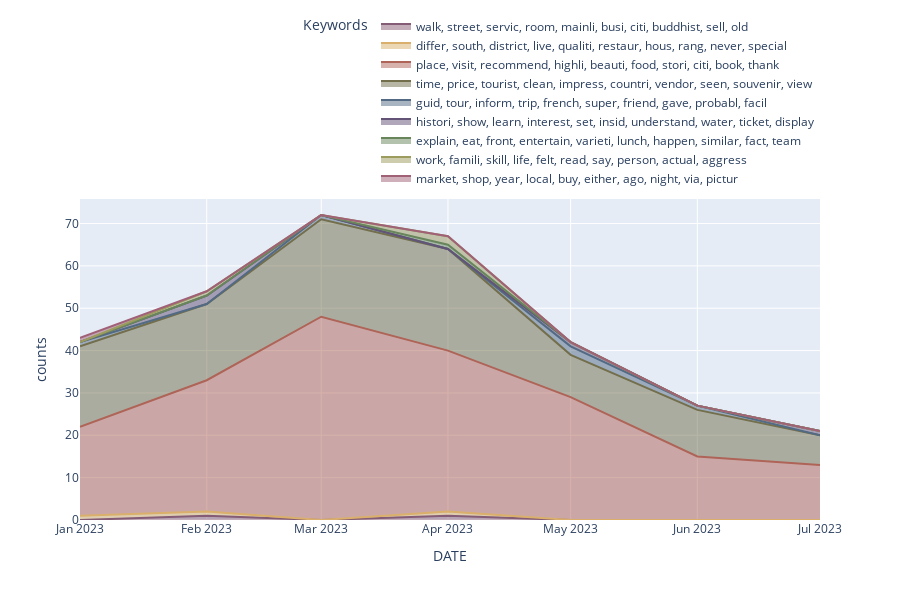

Notebook code cell kept with this figure:
### Code cell
colors = ['rgb(49,130,189)', 'rgb(67,67,67)', 'rgb(189,189,189)', 'rgb(95,70,144)', 'rgb(115,115,115)', 'rgb(217,217,217)', 'rgb(150,150,150)', 'rgb(56,166,165)']


fig = px.area(viz, x="DATE", y="counts", color="Keywords", hover_name='new_words', line_group="Dominant_Topic", color_discrete_sequence=px.colors.qualitative.Antique, height=600)
fig.update_traces(textposition="top right", textfont_color="black")

#

fig.update_traces(marker=dict(size=6))

fig.update_traces(textposition='top center')

fig.update_layout(legend=dict(
orientation="h",
yanchor="bottom",
y=1.02,
xanchor="right",
x=1
))

"""

fig.add_annotation(
        x='2022-08-22 18:36:00.000', y=9, xref="x", yref="y", text="exhibit, suffer, audial", showarrow=True, font=dict(color="black"), align="center", ax=-10, ay=-50, bordercolor="white", borderwidth=2, borderpad=4, bgcolor="white", opacity=0.8)
"""
fig.update_layout(showlegend=True)

fig.show()

### Figure 1 — Plotly figure (JSON) as saved in the notebook; plotly's stock layout.template omitted (floating-point values rounded to 4 significant figures)
{"data": [{"hovertemplate": "<b>%{hovertext}</b><br><br>Keywords=walk, street, servic, room, mainli, busi, citi, buddhist, sell, old<br>Dominant_Topic=topic_0<br>DATE=%{x}<br>counts=%{y}<extra></extra>", "hovertext": ["well, modern, clean, maintain, via, car, cabl, station, comfort, wife", "knew, litter, magnific, touristfocus, vandal, bother, atmospher, howev, cave, mountain"], "legendgroup": "walk, street, servic, room, mainli, busi, citi, buddhist, sell, old", "line": {"color": "rgb(133, 92, 117)"}, "marker": {"size": 6}, "mode": "lines", "name": "walk, street, servic, room, mainli, busi, citi, buddhist, sell, old", "orientation": "v", "showlegend": true, "stackgroup": "1", "textfont": {"color": "black"}, "textposition": "top center", "type": "scatter", "x": ["2023-02-01T00:00:00", "2023-04-01T00:00:00"], "xaxis": "x", "y": [1, 1], "yaxis": "y"}, {"hovertemplate": "<b>%{hovertext}</b><br><br>Keywords=differ, south, district, live, qualiti, restaur, hous, rang, never, special<br>Dominant_Topic=topic_1<br>DATE=%{x}<br>counts=%{y}<extra></extra>", "hovertext": ["sunlight, strenuou, far, fantast, point, asian, timeit, vantag, open, religion", "come, lift, special, buddhist, new, noth, foot, buy, shop, marbl", "boat, market, buy, sell, wholesal, transport, pot, activ, mani, qualiti"], "legendgroup": "differ, south, district, live, qualiti, restaur, hous, rang, never, special", "line": {"color": "rgb(217, 175, 107)"}, "marker": {"size": 6}, "mode": "lines", "name": "differ, south, district, live, qualiti, restaur, hous, rang, never, special", "orientation": "v", "showlegend": true, "stackgroup": "1", "textfont": {"color": "black"}, "textposition": "top center", "type": "scatter", "x": ["2023-01-01T00:00:00", "2023-02-01T00:00:00", "2023-04-01T00:00:00"], "xaxis": "x", "y": [1, 1, 1], "yaxis": "y"}, {"hovertemplate": "<b>%{hovertext}</b><br><br>Keywords=place, visit, recommend, highli, beauti, food, stori, citi, book, thank<br>Dominant_Topic=topic_11<br>DATE=%{x}<br>counts=%{y}<extra></extra>", "hovertext": ["danang, see, ladi, buddha, dragon, beauti, lot, great, us, top", "bridg, great, night, everyth, good, cabl, car, visit, one, day", "cabl, car, get, go, park, bridg, cave, place, take, mountain", "park, car, hill, bridg, cabl, ride, go, place, visit, na", "bridg, cabl, ride, car, get, way, place, golden, beach, visit", "see, view, attract, ride, da, nang, would, recommend, dragon, citi", "bridg, cabl, car, beach, lot, park, way, see, make, hill"], "legendgroup": "place, visit, recommend, highli, beauti, food, stori, citi, book, thank", "line": {"color": "rgb(175, 100, 88)"}, "marker": {"size": 6}, "mode": "lines", "name": "place, visit, recommend, highli, beauti, food, stori, citi, book, thank", "orientation": "v", "showlegend": true, "stackgroup": "1", "textfont": {"color": "black"}, "textposition": "top center", "type": "scatter", "x": ["2023-01-01T00:00:00", "2023-02-01T00:00:00", "2023-03-01T00:00:00", "2023-04-01T00:00:00", "2023-05-01T00:00:00", "2023-06-01T00:00:00", "2023-07-01T00:00:00"], "xaxis": "x", "y": [21, 31, 48, 38, 29, 15, 13], "yaxis": "y"}, {"hovertemplate": "<b>%{hovertext}</b><br><br>Keywords=time, price, tourist, clean, impress, countri, vendor, seen, souvenir, view<br>Dominant_Topic=topic_13<br>DATE=%{x}<br>counts=%{y}<extra></extra>", "hovertext": ["place, weather, view, day, museum, bridg, park, worth, top, one", "day, visit, weather, cave, car, cabl, top, beauti, na, hill", "pagoda, visit, one, pictur, destin, place, templ, beauti, beach, buddha", "bridg, monasteri, day, statu, ride, hall, tho, pedestrian, beauti, cabl", "stun, visit, view, buddha, realli, see, place, beauti, get, whole", "cave, mountain, take, elev, visit, walk, top, took, beach, world", "entri, cave, absolut, beach, stun, trek, templ, experi, nang, da"], "legendgroup": "time, price, tourist, clean, impress, countri, vendor, seen, souvenir, view", "line": {"color": "rgb(115, 111, 76)"}, "marker": {"size": 6}, "mode": "lines", "name": "time, price, tourist, clean, impress, countri, vendor, seen, souvenir, view", "orientation": "v", "showlegend": true, "stackgroup": "1", "textfont": {"color": "black"}, "textposition": "top center", "type": "scatter", "x": ["2023-01-01T00:00:00", "2023-02-01T00:00:00", "2023-03-01T00:00:00", "2023-04-01T00:00:00", "2023-05-01T00:00:00", "2023-06-01T00:00:00", "2023-07-01T00:00:00"], "xaxis": "x", "y": [19, 18, 23, 24, 10, 11, 7], "yaxis": "y"}, {"hovertemplate": "<b>%{hovertext}</b><br><br>Keywords=guid, tour, inform, trip, french, super, friend, gave, probabl, facil<br>Dominant_Topic=topic_17<br>DATE=%{x}<br>counts=%{y}<extra></extra>", "hovertext": ["tour, trip, market, visit, delux, ate, soup, noodl, cantho, coffe", "boat, market, us, mr, toan, fish, wholesal, crab, item, field", "local, fruit, guid, us, noodl, trip, stop, market, peopl, worth", "trip, us, fruit, breakfast, market, boat, factori, pick, noodl, knowledg"], "legendgroup": "guid, tour, inform, trip, french, super, friend, gave, probabl, facil", "line": {"color": "rgb(82, 106, 131)"}, "marker": {"size": 6}, "mode": "lines", "name": "guid, tour, inform, trip, french, super, friend, gave, probabl, facil", "orientation": "v", "showlegend": true, "stackgroup": "1", "textfont": {"color": "black"}, "textposition": "top center", "type": "scatter", "x": ["2023-01-01T00:00:00", "2023-03-01T00:00:00", "2023-05-01T00:00:00", "2023-06-01T00:00:00"], "xaxis": "x", "y": [1, 1, 2, 1], "yaxis": "y"}, {"hovertemplate": "<b>%{hovertext}</b><br><br>Keywords=histori, show, learn, interest, set, insid, understand, water, ticket, display<br>Dominant_Topic=topic_4<br>DATE=%{x}<br>counts=%{y}<extra></extra>", "hovertext": ["monasteri, spiritu, zen, sacr, truc, seren, phuong, offer, nam, lam", "sand, swim, beach, realli, easili, fine, tourist, fishermen, fish, shallow", "ticket, offic, pagoda, slipperi, mani, shoe, cave, go, great, see"], "legendgroup": "histori, show, learn, interest, set, insid, understand, water, ticket, display", "line": {"color": "rgb(98, 83, 119)"}, "marker": {"size": 6}, "mode": "lines", "name": "histori, show, learn, interest, set, insid, understand, water, ticket, display", "orientation": "v", "showlegend": true, "stackgroup": "1", "textfont": {"color": "black"}, "textposition": "top center", "type": "scatter", "x": ["2023-02-01T00:00:00", "2023-05-01T00:00:00", "2023-07-01T00:00:00"], "xaxis": "x", "y": [2, 1, 1], "yaxis": "y"}, {"hovertemplate": "<b>%{hovertext}</b><br><br>Keywords=explain, eat, front, entertain, varieti, lunch, happen, similar, fact, team<br>Dominant_Topic=topic_5<br>DATE=%{x}<br>counts=%{y}<extra></extra>", "hovertext": ["thank, varieti, host, jimmi, team, happen, entertain, opportun, cool, good"], "legendgroup": "explain, eat, front, entertain, varieti, lunch, happen, similar, fact, team", "line": {"color": "rgb(104, 133, 92)"}, "marker": {"size": 6}, "mode": "lines", "name": "explain, eat, front, entertain, varieti, lunch, happen, similar, fact, team", "orientation": "v", "showlegend": true, "stackgroup": "1", "textfont": {"color": "black"}, "textposition": "top center", "type": "scatter", "x": ["2023-04-01T00:00:00"], "xaxis": "x", "y": [1], "yaxis": "y"}, {"hovertemplate": "<b>%{hovertext}</b><br><br>Keywords=work, famili, skill, life, felt, read, say, person, actual, aggress<br>Dominant_Topic=topic_6<br>DATE=%{x}<br>counts=%{y}<extra></extra>", "hovertext": ["mountain, said, chang, sure, principl, extra, quick, seller, everi, altar", "kelvin, absolut, area, hesit, grandpar, sweet, suit, comfort, instagram, priceless"], "legendgroup": "work, famili, skill, life, felt, read, say, person, actual, aggress", "line": {"color": "rgb(156, 156, 94)"}, "marker": {"size": 6}, "mode": "lines", "name": "work, famili, skill, life, felt, read, say, person, actual, aggress", "orientation": "v", "showlegend": true, "stackgroup": "1", "textfont": {"color": "black"}, "textposition": "top center", "type": "scatter", "x": ["2023-02-01T00:00:00", "2023-04-01T00:00:00"], "xaxis": "x", "y": [1, 2], "yaxis": "y"}, {"hovertemplate": "<b>%{hovertext}</b><br><br>Keywords=market, shop, year, local, buy, either, ago, night, via, pictur<br>Dominant_Topic=topic_8<br>DATE=%{x}<br>counts=%{y}<extra></extra>", "hovertext": ["treasur, furnitur, carv, old, stuf, trove, hous, inlay, mainli, room"], "legendgroup": "market, shop, year, local, buy, either, ago, night, via, pictur", "line": {"color": "rgb(160, 97, 119)"}, "marker": {"size": 6}, "mode": "lines", "name": "market, shop, year, local, buy, either, ago, night, via, pictur", "orientation": "v", "showlegend": true, "stackgroup": "1", "textfont": {"color": "black"}, "textposition": "top center", "type": "scatter", "x": ["2023-01-01T00:00:00"], "xaxis": "x", "y": [1], "yaxis": "y"}], "layout": {"height": 600, "legend": {"orientation": "h", "title": {"text": "Keywords"}, "tracegroupgap": 0, "x": 1, "xanchor": "right", "y": 1.02, "yanchor": "bottom"}, "margin": {"t": 60}, "showlegend": true, "xaxis": {"anchor": "y", "domain": [0, 1], "title": {"text": "DATE"}}, "yaxis": {"anchor": "x", "domain": [0, 1], "title": {"text": "counts"}}}}
